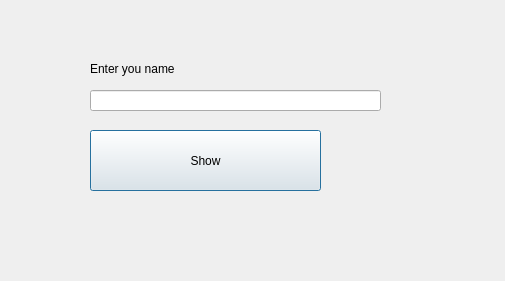
<?xml version="1.0" encoding="UTF-8"?>
<ui version="4.0">
 <class>Dialog</class>
 <widget class="QDialog" name="Dialog">
  <property name="geometry">
   <rect>
    <x>0</x>
    <y>0</y>
    <width>505</width>
    <height>281</height>
   </rect>
  </property>
  <property name="windowTitle">
   <string>Dialog</string>
  </property>
  <widget class="QPushButton" name="pushButton">
   <property name="geometry">
    <rect>
     <x>90</x>
     <y>130</y>
     <width>231</width>
     <height>61</height>
    </rect>
   </property>
   <property name="text">
    <string>Show</string>
   </property>
  </widget>
  <widget class="QLineEdit" name="name">
   <property name="geometry">
    <rect>
     <x>90</x>
     <y>90</y>
     <width>291</width>
     <height>21</height>
    </rect>
   </property>
  </widget>
  <widget class="QLabel" name="label">
   <property name="geometry">
    <rect>
     <x>90</x>
     <y>60</y>
     <width>171</width>
     <height>17</height>
    </rect>
   </property>
   <property name="text">
    <string>Enter you name</string>
   </property>
  </widget>
 </widget>
 <resources/>
 <connections>
  <connection>
   <sender>pushButton</sender>
   <signal>clicked()</signal>
   <receiver>Dialog</receiver>
   <slot>show_dialog()</slot>
   <hints>
    <hint type="sourcelabel">
     <x>282</x>
     <y>166</y>
    </hint>
    <hint type="destinationlabel">
     <x>356</x>
     <y>197</y>
    </hint>
   </hints>
  </connection>
 </connections>
 <slots>
  <slot>show_dialog()</slot>
 </slots>
</ui>
